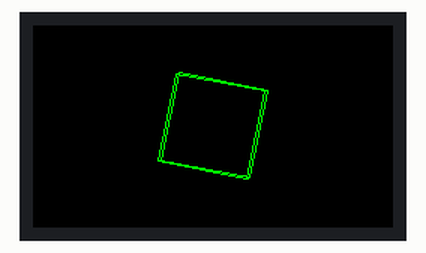
Bench run of a sketch on a simulated Arduino Uno, built with avr-gcc and run on an emulated ATmega328P. Shown: 240×135 colour display.

Above: at 0.36 s.
At 5.66 s:
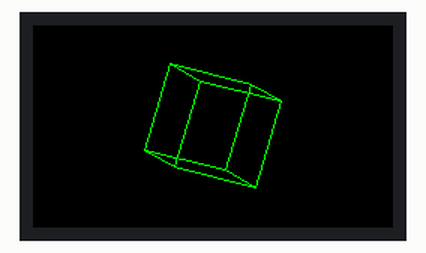
At 10.28 s:
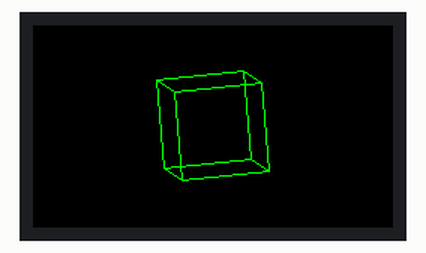
At 19.9 s:
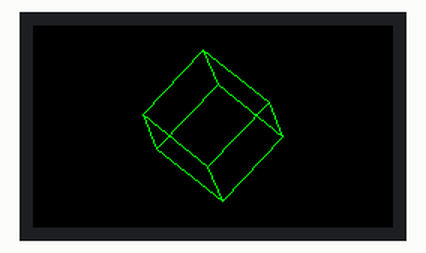
At 29.6 s:
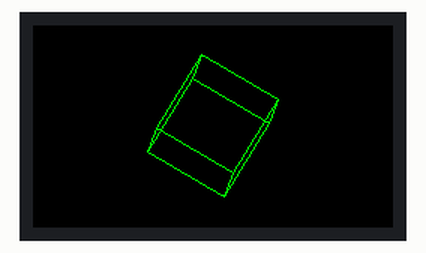
At 39.61 s:
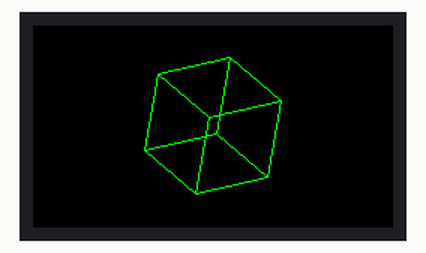

The sketch:

ol3d-arduinonano.ino
```cpp
#include <Adafruit_GFX.h>
#include <Adafruit_ST7789.h>
#include <SPI.h>
#include <math.h>

#define TFT_CS   10
#define TFT_DC   9
#define TFT_RST  8

Adafruit_ST7789 tft = Adafruit_ST7789(TFT_CS, TFT_DC, TFT_RST);

// Cube vertices
int16_t cube3D[8][3] = {
  {-30, -30, -30}, {30, -30, -30}, {30, 30, -30}, {-30, 30, -30},
  {-30, -30,  30}, {30, -30,  30}, {30, 30,  30}, {-30, 30,  30}
};


int16_t cube2D[8][2];
int16_t prevCube2D[8][2]; // For flicker reduction
float angleX = 0, angleY = 0, angleZ = 0;

// ---- Rotation functions moved HERE (before loop()) ----
void rotateX(float &x, float &y, float &z, float angle) {
  float yy = y * cos(angle) - z * sin(angle);
  float zz = y * sin(angle) + z * cos(angle);
  y = yy; z = zz;
}

void rotateY(float &x, float &y, float &z, float angle) {
  float xx = x * cos(angle) + z * sin(angle);
  float zz = -x * sin(angle) + z * cos(angle);
  x = xx; z = zz;
}

void rotateZ(float &x, float &y, float &z, float angle) {
  float xx = x * cos(angle) - y * sin(angle);
  float yy = x * sin(angle) + y * cos(angle);
  x = xx; y = yy;
}

void setup() {
  Serial.begin(115200);
  tft.init(135, 240);           // Initialize ST7789
  SPI.beginTransaction(SPISettings(9500000, MSBFIRST, SPI_MODE3)); // 8MHz SPI
  tft.setRotation(1);
  tft.fillScreen(ST77XX_BLACK);
}

void loop() {
  // Erase old lines (black)
  for (int i = 0; i < 4; i++) {
    tft.drawLine(prevCube2D[i][0], prevCube2D[i][1], prevCube2D[(i+1)%4][0], prevCube2D[(i+1)%4][1], ST77XX_BLACK);
    tft.drawLine(prevCube2D[i+4][0], prevCube2D[i+4][1], prevCube2D[4+(i+1)%4][0], prevCube2D[4+(i+1)%4][1], ST77XX_BLACK);
    tft.drawLine(prevCube2D[i][0], prevCube2D[i][1], prevCube2D[i+4][0], prevCube2D[i+4][1], ST77XX_BLACK);
  }

  // Update angles
  angleX += 0.02;
  angleY += 0.03;
  angleZ += 0.2;

  // Project 3D to 2D
  for (int i = 0; i < 8; i++) {
    float x = cube3D[i][0], y = cube3D[i][1], z = cube3D[i][2];
    rotateX(x, y, z, angleX);
    rotateY(x, y, z, angleY);
    rotateZ(x, y, z, angleZ);
    cube2D[i][0] = (int16_t)(x + tft.width() / 2);
    cube2D[i][1] = (int16_t)(y + tft.height() / 2);
  }

  // Draw new lines (white)
  for (int i = 0; i < 4; i++) {
    tft.drawLine(cube2D[i][0], cube2D[i][1], cube2D[(i+1)%4][0], cube2D[(i+1)%4][1], ST77XX_GREEN);
    tft.drawLine(cube2D[i+4][0], cube2D[i+4][1], cube2D[4+(i+1)%4][0], cube2D[4+(i+1)%4][1], ST77XX_GREEN);
    tft.drawLine(cube2D[i][0], cube2D[i][1], cube2D[i+4][0], cube2D[i+4][1], ST77XX_GREEN);
  }

  memcpy(prevCube2D, cube2D, sizeof(cube2D));
  delay(5);
}
```
